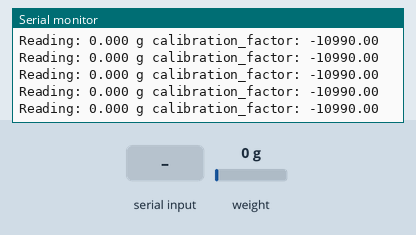
A sketch run on a simulated Arduino Uno, built with avr-gcc and run on an emulated ATmega328P. Shown: the last lines printed to the serial monitor. Inputs (shaded band) come from the test bench; at power-on: weight on the scale 0 g.

Above: at 2.2 s.
2.3 s: weight on the scale set to 2 g
At 2.36 s:
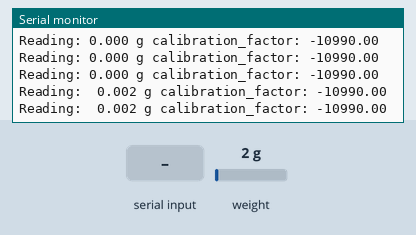
4.1 s: "+" received over Serial
At 4.19 s:
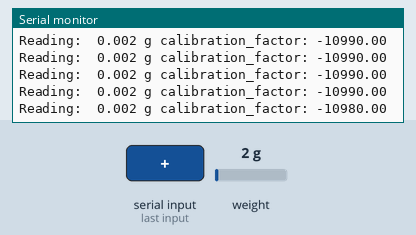
7.1 s: "a" received over Serial
At 7.24 s:
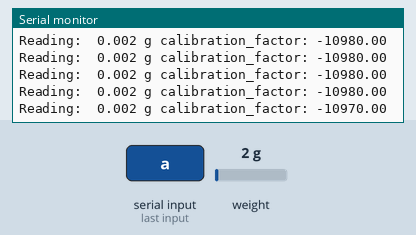
10.1 s: weight on the scale set to 100 g
At 14.04 s:
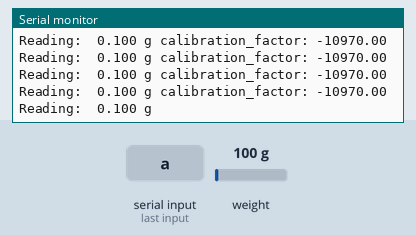
Timing chart, 0 to 14.1 s (numbered marks = the images above; inputs shaded):
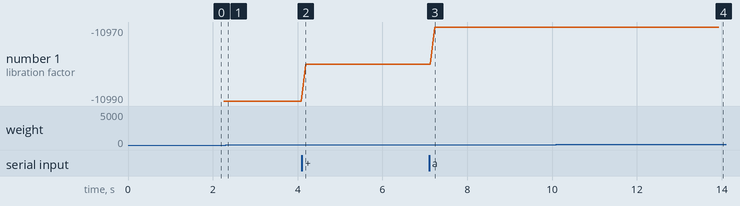

The sketch:

calibration.ino
```cpp
// (licence header left out)
#include "HX711.h"

/*
 * Az órajelet biztosító és a kimeneti tűk száma
 */
#define DOUT  3
#define CLK  2

HX711 scale(DOUT, CLK);

float calibration_factor = -10990;
float reading = 0;

/*
 * Inicializálási kód
 */
void setup() {
  Serial.begin(9600);
  /*
   * Az elején le kell venni a súlyt a mérlegcelláról
   * a mérleg nullázása.
   * Ezután ráhelyezünk egy ismert súlyt.
   */

  scale.set_scale();
  scale.tare(); //Reset the scale to 0

}

/*
 * Ismétlődő kód
 */

void loop() {

  /*
   * Miután ráhelyeztünk egy ismert súlyt a korrekciós tényezőt addig kell
   * állítani amíg nem kapunk megfelelő értékekek.
   */
  scale.set_scale(calibration_factor);

  Serial.print("Reading: ");
  reading = scale.get_units();
  if (reading > 0) { Serial.print(" "); }
  Serial.print(reading, 3);
  Serial.print(" g");
  Serial.print(" calibration_factor: ");
  Serial.print(calibration_factor);
  Serial.println();

  /*
   * + számítógép felőli bemenet esetén a korrekciós tényezőt növeli
   * - számítógép felőli bemenet esetén a korrekciós tényezőt csökkenti
   */
  if(Serial.available())
  {
    char temp = Serial.read();
    if(temp == '+' || temp == 'a')
      calibration_factor += 10;
    else if(temp == '-' || temp == 'z')
      calibration_factor -= 10;
  }
}
```

Measured:
- the behaviour switches between 0 and 1 g on weight on the scale (found by bisection; images 0 and 1)
- after the input at 2.3 s, the serial monitor: prints a new line after 0.06 s (image 1)
- after the input at 4.1 s, the serial monitor: prints a new line after 0.09 s (image 2)
- after the input at 7.1 s, the serial monitor: prints a new line after 0.13 s (image 3)
- after the input at 10.1 s, the serial monitor: prints a new line after 0.07 s (image 4)
- plotted number 1: -10990 → -10980 after the input at 4.1 s, -10980 → -10970 after the input at 7.1 s
